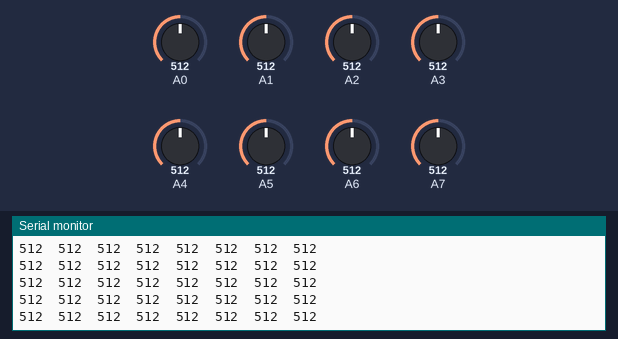
Bench run of a sketch on a simulated Arduino Nano, built with avr-gcc and run on an emulated ATmega328P. Shown: the last lines printed to the serial monitor. The inputs (shaded band) are chosen by the test bench; at power-on: A0 = 512, A1 = 512, A2 = 512, A3 = 512, A4 = 512, A5 = 512, A6 = 512, A7 = 512.

Above: at 1.2 s.
1.3 s: A0 set to 111
At 1.9 s:
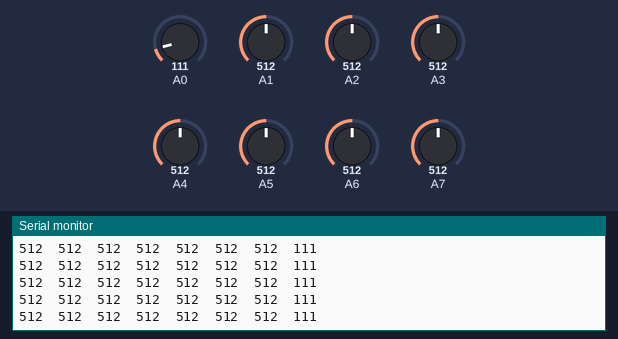
4.3 s: A0 set to 93
At 5.4 s:
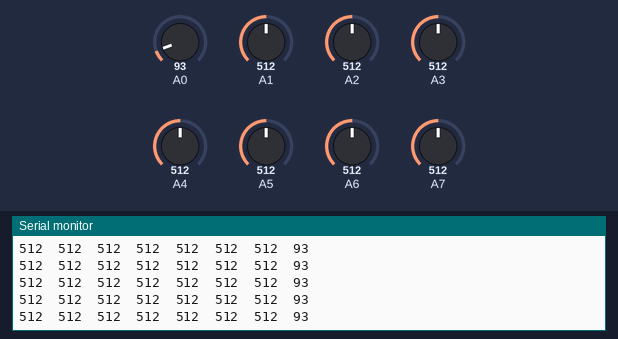
5.8 s: A1 set to 110
At 6.6 s:
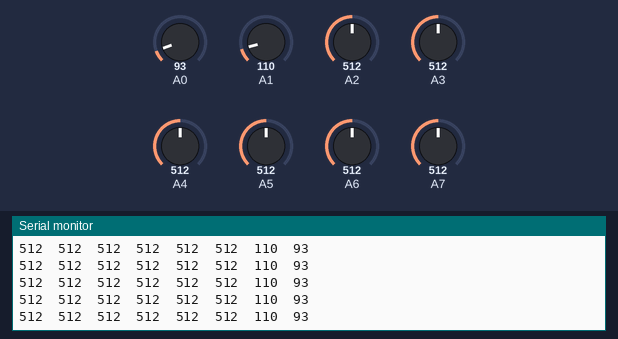
7.3 s: A1 set to 91
At 8.2 s:
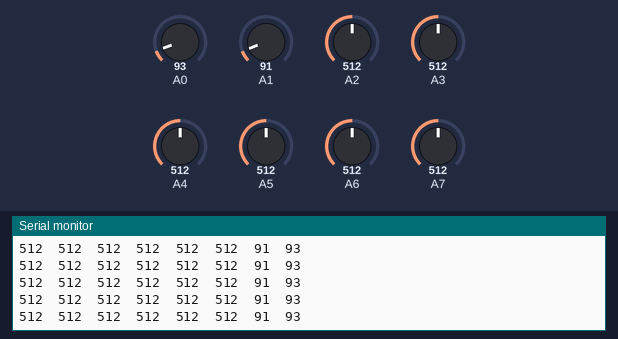
8.8 s: A2 set to 108
At 9.4 s:
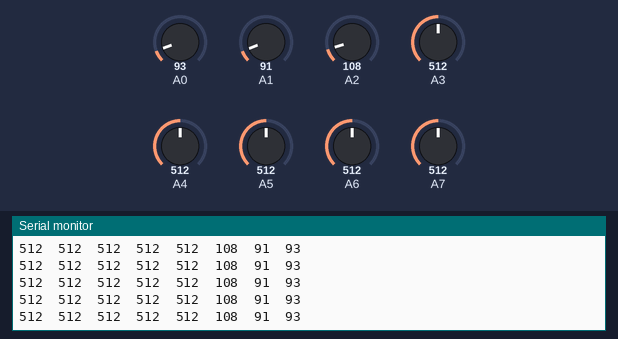
11.8 s: A2 set to 95
At 12.9 s:
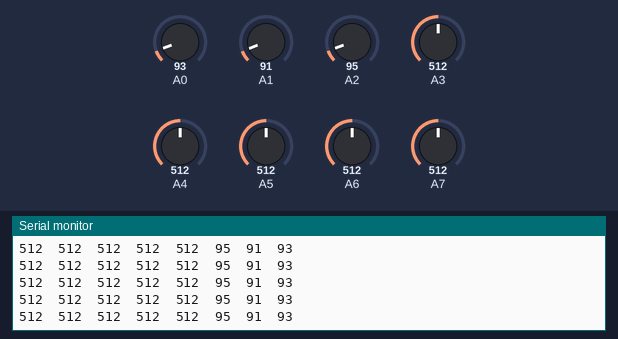
Timing chart, 0 to 14.3 s (numbered marks = the images above; inputs shaded):
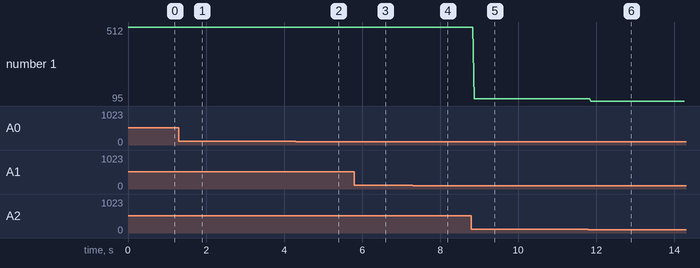

The sketch:

sensoroku.ino
```cpp
 void setup() {
  Serial.begin(9600);
}

void loop() {
int a0=analogRead(A0);
int a1=analogRead(A1);
int a2=analogRead(A2);
int a3=analogRead(A3);
int a4=analogRead(A4);
int a5=analogRead(A5);
int a6=analogRead(A6);
int a7=analogRead(A7);

Serial.print(a7);
Serial.print('\t');
Serial.print(a6);
Serial.print('\t');
Serial.print(a5);
Serial.print('\t');
Serial.print(a4);
Serial.print('\t');
Serial.print(a3);
Serial.print('\t');
Serial.print(a2);
Serial.print('\t');
Serial.print(a1);
Serial.print('\t');
Serial.print(a0);
Serial.print('\t');
Serial.println("");
delay(15);
}
```

Measured:
- after the input at 1.3 s, the serial monitor: prints a new line after 0.08 s (image 1)
- after the input at 4.3 s, the serial monitor: prints a new line after 0.09 s (image 2)
- after the input at 5.8 s, the serial monitor: prints a new line after 0.06 s (image 3)
- after the input at 7.3 s, the serial monitor: prints a new line after 0.07 s (image 4)
- after the input at 8.8 s, the serial monitor: prints a new line after 0.07 s (image 5)
- after the input at 11.8 s, the serial monitor: prints a new line after 0.06 s (image 6)
- plotted number 1: 512 → 108 after the input at 8.8 s, 108 → 95 after the input at 11.8 s
